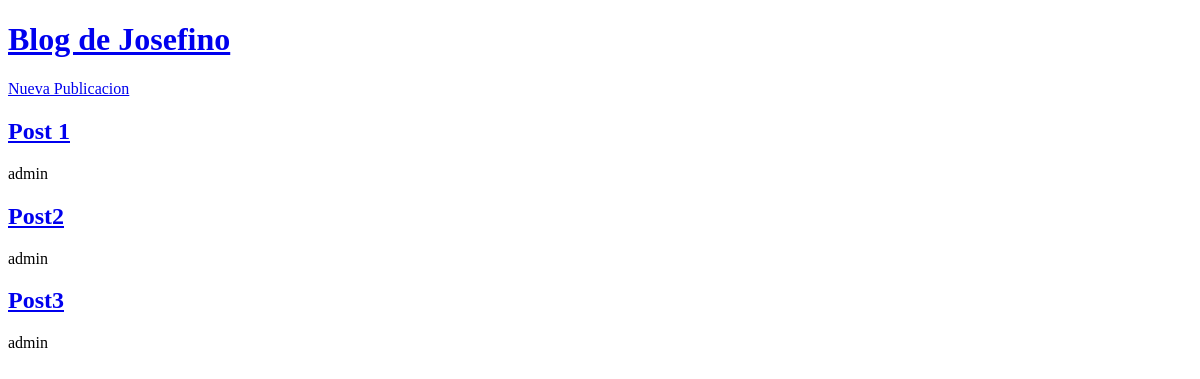
The app's page /, older data.
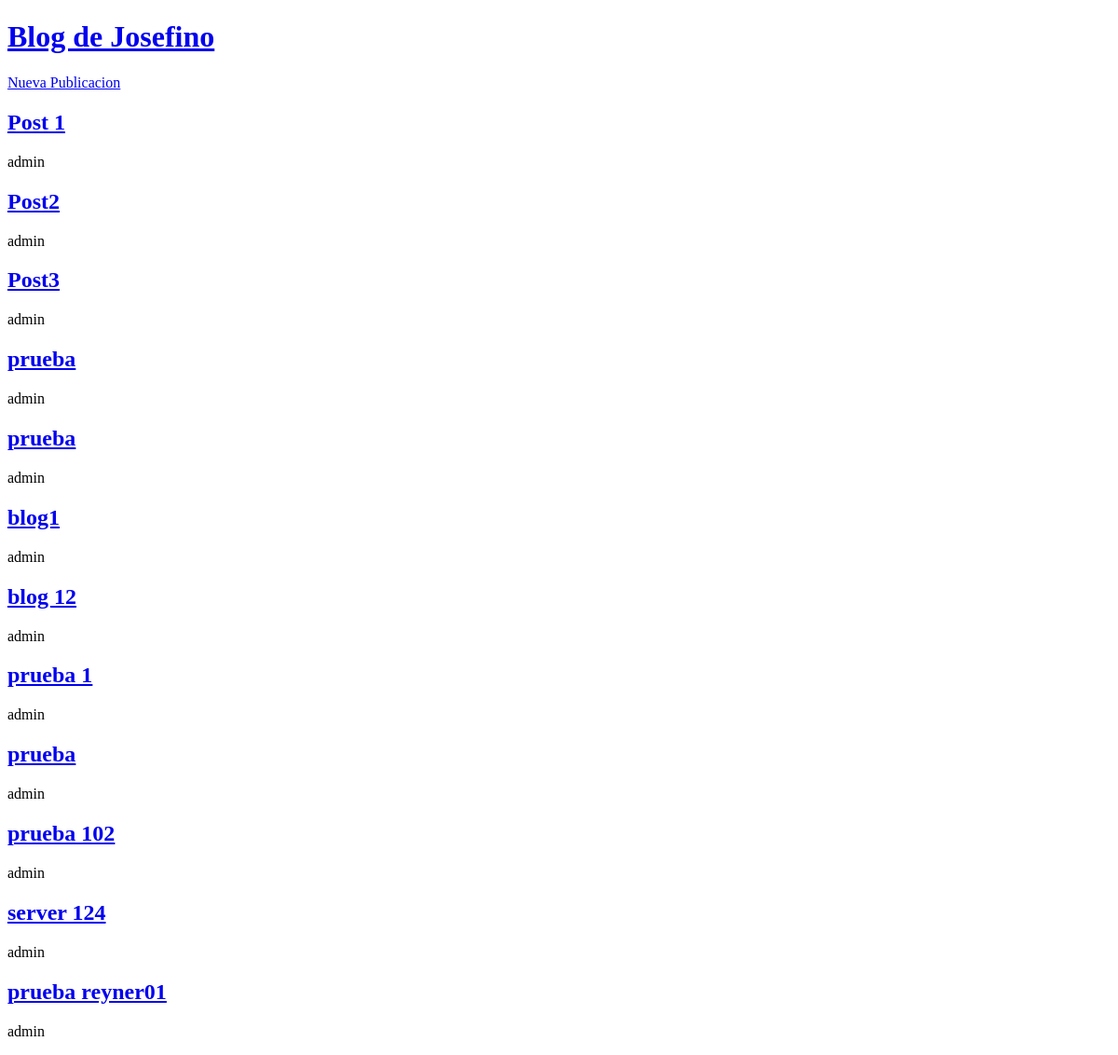
The same page, newer data.
### blog/models.py (models this page shows, shortened)
class Publication(models.Model):
    title = models.CharField(max_length=100)
    body = models.TextField()
    author = models.ForeignKey(
        'auth.User',
        on_delete=models.CASCADE,
    )
    date = models.DateTimeField(auto_now_add=True)
    updated = models.DateTimeField(auto_now=True)

### blog/views.py (the view)
# urls.py: path('', PublicationListView.as_view(), name='publications-list'),
class PublicationListView(ListView):
    model = Publication
    template_name = 'publications-list.html'

### templates/publications-list.html
{% extends "_base.html" %}
{% block content %}
   {% for post in publication_list %}
    <a href="{% url 'publication-detail' post.pk %}"><h2>{{ post.title }}</h2></a>
    <p>{{ post.author }}</p>
   {% endfor %}
{% endblock content %}

### templates/_base.html (shortened to what this page needs)
<!DOCTYPE html>
<html lang="en">
<head>
</head>
<body>
    <header>
        <h1><a href="{% url 'publications-list' %}">Blog de Josefino</a></h1>
        <div>
            <a href="{% url 'publication-create' %}">Nueva Publicacion</a>
        </div>
    </header>
    {% block content %}
    {% endblock content %}
</body>
</html>

Row changes from the older to the newer data that the page shows:
added Publication: title "prueba", author "admin"
added Publication: title "prueba", author "admin"
added Publication: title "blog1", author "admin"
added Publication: title "blog 12", author "admin"
added Publication: title "prueba 1", author "admin"
added Publication: title "prueba", author "admin"
added Publication: title "prueba 102", author "admin"
added Publication: title "server 124", author "admin"
added Publication: title "prueba reyner01", author "admin"
